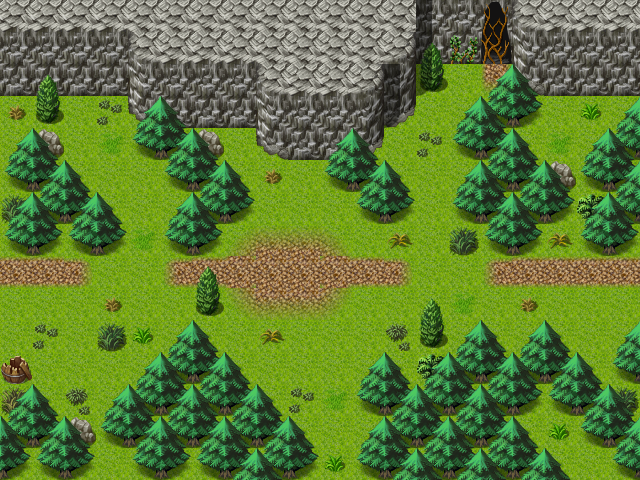

Rendered tile map (Tiled .tmx) drawn with the repository's tilesets; below, a short description and the map source with its tile grids summarised:
An orthogonal 20x15 tile map with 32x32 px tiles, 3 tile layers (Ground, Objects, Above), 1 hidden layer not drawn, 40 tilesets and 7 objects (3x mapchange, 3x spawn, key).

<map version="1.0" orientation="orthogonal" width="20" height="15" tilewidth="32" tileheight="32">
 <properties>
  <property name="outdoors" value="1" />
 </properties>
 <tileset firstgid="1" name="map_bed_1" tilewidth="32" tileheight="32">
  <image source="../drawable/map_bed_1.png" width="512" height="256" />
 </tileset>
 <tileset firstgid="129" name="map_border_1" tilewidth="32" tileheight="32">
  <image source="../drawable/map_border_1.png" width="512" height="256" />
 </tileset>
 <tileset firstgid="257" name="map_bridge_1" tilewidth="32" tileheight="32">
  <image source="../drawable/map_bridge_1.png" width="512" height="256" />
 </tileset>
 <tileset firstgid="385" name="map_broken_1" tilewidth="32" tileheight="32">
  <image source="../drawable/map_broken_1.png" width="512" height="256" />
 </tileset>
 <tileset firstgid="513" name="map_cavewall_1" tilewidth="32" tileheight="32">
  <image source="../drawable/map_cavewall_1.png" width="576" height="192" />
 </tileset>
 <tileset firstgid="621" name="map_cavewall_2" tilewidth="32" tileheight="32">
  <image source="../drawable/map_cavewall_2.png" width="576" height="192" />
 </tileset>
 <tileset firstgid="729" name="map_cavewall_3" tilewidth="32" tileheight="32">
  <image source="../drawable/map_cavewall_3.png" width="576" height="192" />
 </tileset>
 <tileset firstgid="837" name="map_chair_table_1" tilewidth="32" tileheight="32">
  <image source="../drawable/map_chair_table_1.png" width="512" height="256" />
 </tileset>
 <tileset firstgid="965" name="map_crate_1" tilewidth="32" tileheight="32">
  <image source="../drawable/map_crate_1.png" width="512" height="256" />
 </tileset>
 <tileset firstgid="1093" name="map_cupboard_1" tilewidth="32" tileheight="32">
  <image source="../drawable/map_cupboard_1.png" width="512" height="256" />
 </tileset>
 <tileset firstgid="1221" name="map_curtain_1" tilewidth="32" tileheight="32">
  <image source="../drawable/map_curtain_1.png" width="512" height="256" />
 </tileset>
 <tileset firstgid="1349" name="map_entrance_1" tilewidth="32" tileheight="32">
  <image source="../drawable/map_entrance_1.png" width="512" height="256" />
 </tileset>
 <tileset firstgid="1477" name="map_fence_1" tilewidth="32" tileheight="32">
  <image source="../drawable/map_fence_1.png" width="512" height="256" />
 </tileset>
 <tileset firstgid="1605" name="map_fence_2" tilewidth="32" tileheight="32">
  <image source="../drawable/map_fence_2.png" width="512" height="256" />
 </tileset>
 <tileset firstgid="1733" name="map_ground_1" tilewidth="32" tileheight="32">
  <image source="../drawable/map_ground_1.png" width="512" height="256" />
 </tileset>
 <tileset firstgid="1861" name="map_ground_2" tilewidth="32" tileheight="32">
  <image source="../drawable/map_ground_2.png" width="512" height="256" />
 </tileset>
 <tileset firstgid="1989" name="map_ground_3" tilewidth="32" tileheight="32">
  <image source="../drawable/map_ground_3.png" width="512" height="256" />
 </tileset>
 <tileset firstgid="2117" name="map_ground_4" tilewidth="32" tileheight="32">
  <image source="../drawable/map_ground_4.png" width="512" height="256" />
 </tileset>
 <tileset firstgid="2245" name="map_ground_5" tilewidth="32" tileheight="32">
  <image source="../drawable/map_ground_5.png" width="512" height="256" />
 </tileset>
 <tileset firstgid="2373" name="map_ground_6" tilewidth="32" tileheight="32">
  <image source="../drawable/map_ground_6.png" width="512" height="256" />
 </tileset>
 <tileset firstgid="2501" name="map_ground_7" tilewidth="32" tileheight="32">
  <image source="../drawable/map_ground_7.png" width="512" height="256" />
 </tileset>
 <tileset firstgid="2629" name="map_ground_8" tilewidth="32" tileheight="32">
  <image source="../drawable/map_ground_8.png" width="512" height="256" />
 </tileset>
 <tileset firstgid="2757" name="map_indoor_1" tilewidth="32" tileheight="32">
  <image source="../drawable/map_indoor_1.png" width="512" height="256" />
 </tileset>
 <tileset firstgid="2885" name="map_kitchen_1" tilewidth="32" tileheight="32">
  <image source="../drawable/map_kitchen_1.png" width="512" height="256" />
 </tileset>
 <tileset firstgid="3013" name="map_outdoor_1" tilewidth="32" tileheight="32">
  <image source="../drawable/map_outdoor_1.png" width="512" height="256" />
 </tileset>
 <tileset firstgid="3141" name="map_pillar_1" tilewidth="32" tileheight="32">
  <image source="../drawable/map_pillar_1.png" width="512" height="256" />
 </tileset>
 <tileset firstgid="3269" name="map_plant_1" tilewidth="32" tileheight="32">
  <image source="../drawable/map_plant_1.png" width="512" height="256" />
 </tileset>
 <tileset firstgid="3397" name="map_rock_1" tilewidth="32" tileheight="32">
  <image source="../drawable/map_rock_1.png" width="512" height="256" />
 </tileset>
 <tileset firstgid="3525" name="map_roof_1" tilewidth="32" tileheight="32">
  <image source="../drawable/map_roof_1.png" width="512" height="256" />
 </tileset>
 <tileset firstgid="3653" name="map_roof_2" tilewidth="32" tileheight="32">
  <image source="../drawable/map_roof_2.png" width="512" height="256" />
 </tileset>
 <tileset firstgid="3781" name="map_shop_1" tilewidth="32" tileheight="32">
  <image source="../drawable/map_shop_1.png" width="512" height="256" />
 </tileset>
 <tileset firstgid="3909" name="map_sign_ladder_1" tilewidth="32" tileheight="32">
  <image source="../drawable/map_sign_ladder_1.png" width="512" height="256" />
 </tileset>
 <tileset firstgid="4037" name="map_table_1" tilewidth="32" tileheight="32">
  <image source="../drawable/map_table_1.png" width="512" height="256" />
 </tileset>
 <tileset firstgid="4165" name="map_trail_1" tilewidth="32" tileheight="32">
  <image source="../drawable/map_trail_1.png" width="512" height="256" />
 </tileset>
 <tileset firstgid="4293" name="map_tree_1" tilewidth="32" tileheight="32">
  <image source="../drawable/map_tree_1.png" width="512" height="256" />
 </tileset>
 <tileset firstgid="4421" name="map_wall_1" tilewidth="32" tileheight="32">
  <image source="../drawable/map_wall_1.png" width="512" height="256" />
 </tileset>
 <tileset firstgid="4549" name="map_wall_2" tilewidth="32" tileheight="32">
  <image source="../drawable/map_wall_2.png" width="480" height="256" />
 </tileset>
 <tileset firstgid="4669" name="map_wall_3" tilewidth="32" tileheight="32">
  <image source="../drawable/map_wall_3.png" width="480" height="256" />
 </tileset>
 <tileset firstgid="4789" name="map_window_1" tilewidth="32" tileheight="32">
  <image source="../drawable/map_window_1.png" width="512" height="256" />
 </tileset>
 <tileset firstgid="4917" name="map_window_2" tilewidth="32" tileheight="32">
  <image source="../drawable/map_window_2.png" width="512" height="256" />
 </tileset>
 <layer name="Ground" width="20" height="15">
  <data>[300 cells, 300 non-empty, 10 distinct tile ids]</data>
 </layer>
 <layer name="Objects" width="20" height="15">
  <data>[300 cells, 157 non-empty, 33 distinct tile ids]</data>
 </layer>
 <layer name="Above" width="20" height="15">
  <data>[300 cells, 56 non-empty, 7 distinct tile ids]</data>
 </layer>
 <layer name="Walkable" width="20" height="15" visible="0">
  <data>[300 cells, 185 non-empty, 1 distinct tile ids]</data>
 </layer>
 <objectgroup name="Mapevents" visible="0">
  <object name="east" type="mapchange" x="608" y="256" width="32" height="96">
   <properties>
    <property name="map" value="flagstone0" />
    <property name="place" value="west" />
   </properties>
  </object>
  <object name="west" type="mapchange" x="0" y="256" width="32" height="96">
   <properties>
    <property name="map" value="blackwater_mountain0" />
    <property name="place" value="east" />
   </properties>
  </object>
  </objectgroup>
 <objectgroup name="Spawn" visible="0">
  <!-- 3 objects omitted --></objectgroup>
 <objectgroup name="Keys" visible="0">
  <!-- 1 objects omitted --></objectgroup>
</map>
<!-- 5 of 7 objects omitted -->
